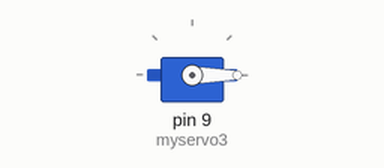
This sketch was run on a simulated Arduino Uno, built with avr-gcc and run on an emulated ATmega328P. Shown: servo.

Above: at 0.05 s.
At 6.0 s:
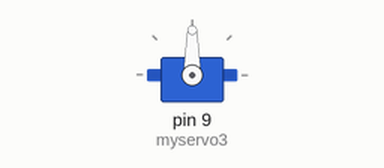
Timing chart, 0 to 7.8 s (numbered marks = the images above):
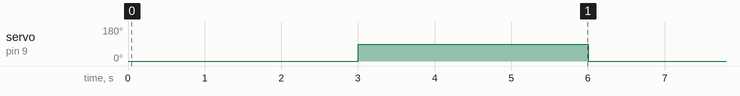

Measured:
- by itself, servo on pin 9 (myservo3): alternates 90° for 3.0 s and 0° for 3.0 s

The sketch:

calibracion.ino
```cpp
#include <Servo.h>

Servo myservo3;  // creo un objeto del tipo servo para controlar el servomotor de la muñeca
void setup() {

  myservo3.attach(9);  // Pin para conectar el servo motor de la muñeca
}

void loop() {

  myservo3.write(0);                   // Posición a la cual se moverá el servo motor de la muñeca
  delay(3000);                          // Retardo en mili segundos
  myservo3.write(90);
  delay(3000);
}
```
